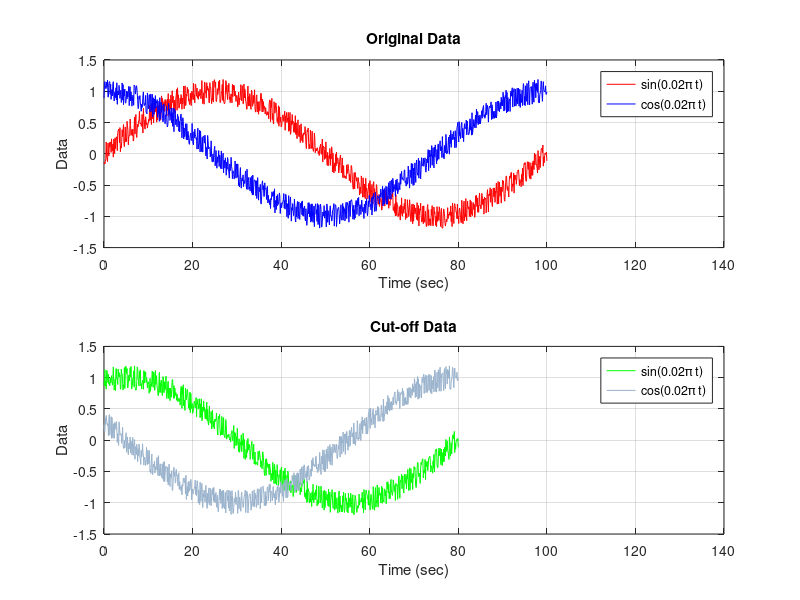

Reproduce this figure in MATLAB.
%% ELEC4632 Lab 1 - Pre-lab Exercise: MATLAB Refresher
% Reproduces the sinusoidal data plot shown in Fig. 1 of the Lab 1 notes.

clear; clc; close all;

%% Step 1: Time vector - column vector, 0 to 100 sec, 0.1 sec spacing
t = (0:0.1:100)';

%% Step 2: Two sinusoids (period = 100 sec) plus uniform noise in [-0.2, 0.2]
w = 2*pi/100;                                  % = 0.02*pi rad/sec, period 100 sec
y1 = sin(w*t) + (-0.2 + 0.4*rand(size(t)));    % sin(0.02*pi*t) + noise
y2 = cos(w*t) + (-0.2 + 0.4*rand(size(t)));    % cos(0.02*pi*t) + noise

%% Step 3: Cut off the first 200 samples, shift time to start at zero
t_new  = t(201:end) - t(201);
y1_new = y1(201:end);
y2_new = y2(201:end);

%% Step 4: Matrix concatenation into an N-by-3 matrix
data_new = [t_new y1_new y2_new];

%% Step 5 & 6: Plot original data (top) and cut-off data (bottom)
figure;

subplot(2,1,1);
plot(t, y1, 'r'); hold on;
plot(t, y2, 'b'); hold off;
xlim([0 140]);
ylim([-1.5 1.5]);
title('Original Data');
xlabel('Time (sec)');
ylabel('Data');
grid on;
legend('sin(0.02\pi t)', 'cos(0.02\pi t)');

subplot(2,1,2);
plot(t_new, y1_new, 'g'); hold on;
plot(t_new, y2_new, 'Color', [0.6 0.7 0.8]); hold off;
xlim([0 140]);
ylim([-1.5 1.5]);
title('Cut-off Data');
xlabel('Time (sec)');
ylabel('Data');
grid on;
legend('sin(0.02\pi t)', 'cos(0.02\pi t)');
